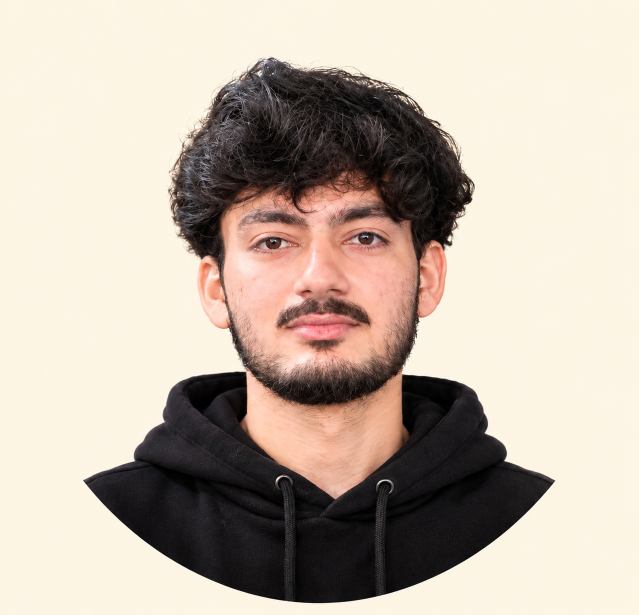
#> input picture Warm Studio Portrait in Black Hoodie.png, 1278 x 1230 px (shown at 1/2 size)
$ python render_hero.py
#> lines starting #> are read from the running program, lines starting #| are printed output that depends on the picture; after the words box and inside, x2 and y2 are one past the last pixel; in counts of white or black regions, pixels touching at a corner belong together
#!/usr/bin/env python3
"""Render a GitHub-safe PNG hero with a monochrome dot-matrix portrait."""
from pathlib import Path
from PIL import Image, ImageDraw, ImageFont, ImageOps, ImageFilter

ROOT = Path(__file__).resolve().parents[1]
SOURCE = ROOT / "Warm Studio Portrait in Black Hoodie.png"
OUTPUT = ROOT / "cards" / "hero.png"
W, H = 1200, 420
PAPER = "#F5F3EE"
INK = "#191A1F"
MUTED = "#777873"
BLUE = "#3858F5"
DOT = (48, 50, 58, 235)


def font(paths, size):
#> called with size = 100
    for path in paths:
        try:
            return ImageFont.truetype(path, size)
        except OSError:
            pass
#> in main, `canvas = Image.new("RGBA", (W, H), PAPER)`:
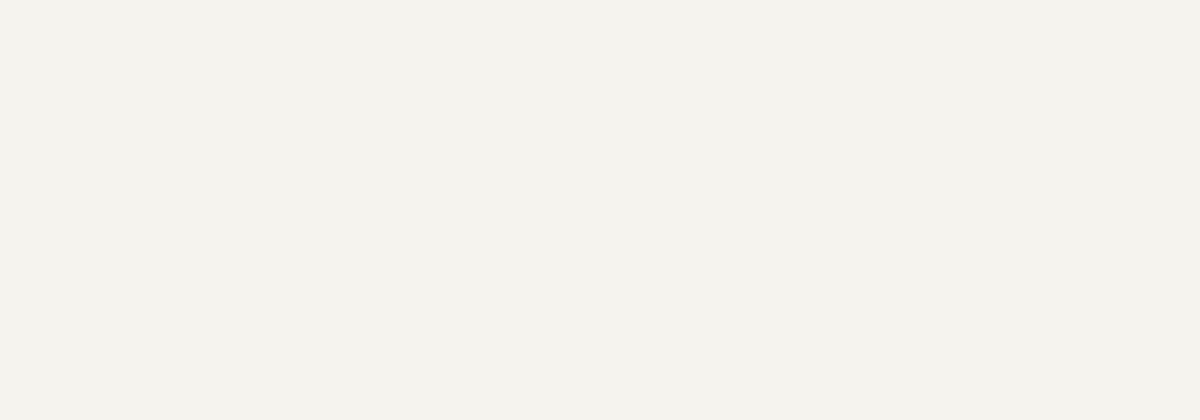
#> canvas: PIL image 1200x420 RGBA; mean R, G, B, A 245, 243, 238, 255
    return ImageFont.load_default()


serif = font([
    "/usr/share/fonts/truetype/dejavu/DejaVuSerif.ttf",
    "/usr/share/fonts/truetype/liberation/LiberationSerif-Regular.ttf",
], 100)
sans = font([
    "/usr/share/fonts/truetype/dejavu/DejaVuSans.ttf",
    "/usr/share/fonts/truetype/liberation/LiberationSans-Regular.ttf",
], 23)
mono = font([
    "/usr/share/fonts/truetype/dejavu/DejaVuSansMono.ttf",
], 14)


def draw_dot_portrait(canvas):
    """Translate dark portrait detail into small dots; the light backdrop disappears."""
    size = (440, 370)
    portrait = Image.open(SOURCE).convert("RGB")
#> portrait is the input picture: PIL image 1278x1230 RGB; mean R, G, B 192.5, 179.4, 166.8
    portrait = ImageOps.fit(
        portrait, size, method=Image.Resampling.LANCZOS,
        centering=(0.5, 0.43),
    )
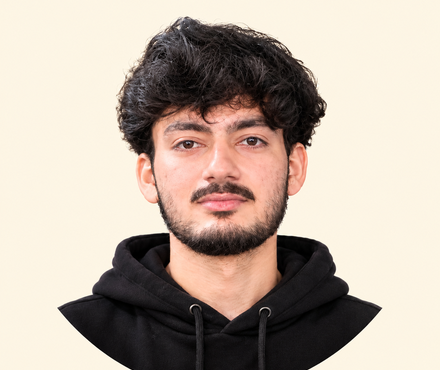
#> portrait: PIL image 440x370 RGB; mean R, G, B 187.5, 173.6, 161.3
    gray = ImageOps.autocontrast(ImageOps.grayscale(portrait), cutoff=1)
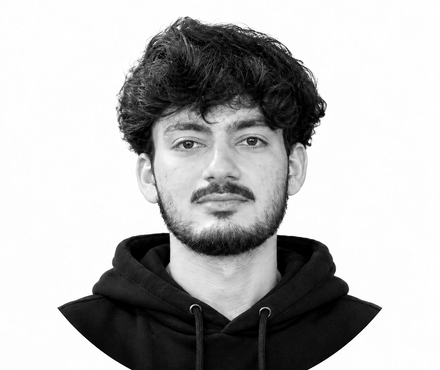
#> gray: PIL image 440x370 L; min 0, max 255, mean 180.7
    gray = gray.filter(ImageFilter.GaussianBlur(0.35))

    # A subtle oval keeps the dot field visually contained without a photo frame.
    mask = Image.new("L", size, 0)
#> mask: PIL image 440x370 L; every value is 0
    ImageDraw.Draw(mask).ellipse((8, 2, size[0] - 8, size[1] - 2), fill=255)
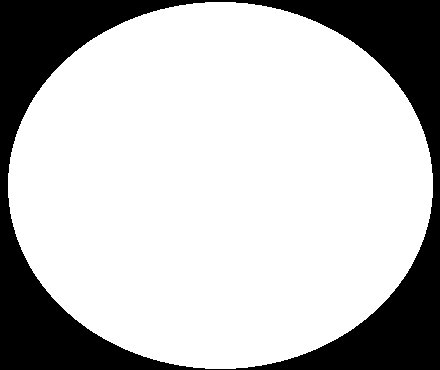
#> mask: PIL image 440x370 L; 75.2% white; 1 black region, box (x1, y1, x2, y2) and area: (0, 0, 440, 370) 40357
    pixels = gray.load()
    mask_pixels = mask.load()

    layer = Image.new("RGBA", size, (0, 0, 0, 0))
#> layer: PIL image 440x370 RGBA; every value is 0
    dots = ImageDraw.Draw(layer)
    spacing = 3
    for y in range(1, size[1] - 1, spacing):
        for x in range(1, size[0] - 1, spacing):
            if mask_pixels[x, y] < 128:
                continue
            darkness = 255 - pixels[x, y]
            # Near-white background pixels are omitted, leaving only the person.
            if darkness < 22:
                continue
            radius = 0.25 + (darkness / 255.0) * 1.45
            cx, cy = x, y
            dots.ellipse(
                (cx - radius, cy - radius, cx + radius, cy + radius),
                fill=DOT,
            )

    # Fade the far edges slightly so the artwork blends into the paper.
    alpha = layer.getchannel("A")
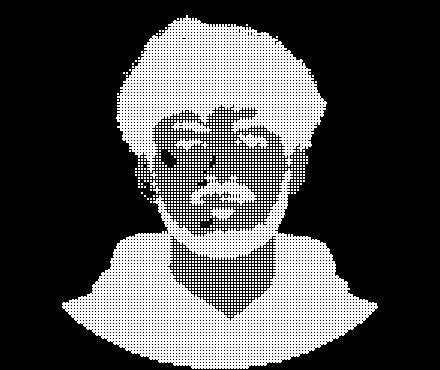
#> alpha: PIL image 440x370 L; values 0 (black) and 235 (white), 30.7% white in thin lines or dots, all inside (x1, y1, x2, y2) = (62, 15, 378, 369)
    fade = Image.new("L", size, 255)
#> fade: PIL image 440x370 L; every value is 255
    fade_px = fade.load()
    for x in range(size[0]):
        edge = min(x / 34, (size[0] - 1 - x) / 34, 1)
        factor = max(0, min(1, edge))
        for y in range(size[1]):
            fade_px[x, y] = int(255 * factor)
    alpha = ImageChops.multiply(alpha, fade)
    layer.putalpha(alpha)
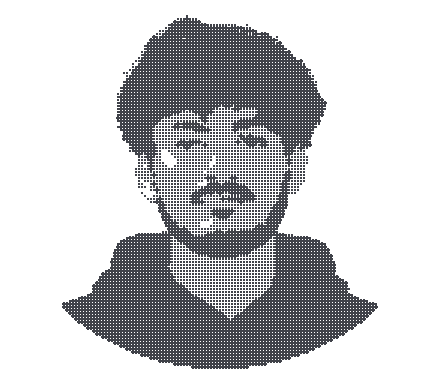
#> layer: PIL image 440x370 RGBA; mean R, G, B, A 14.7, 15.3, 17.8, 72; transparent parts drawn white

    canvas.alpha_composite(layer, (W - size[0] - 32, 25))
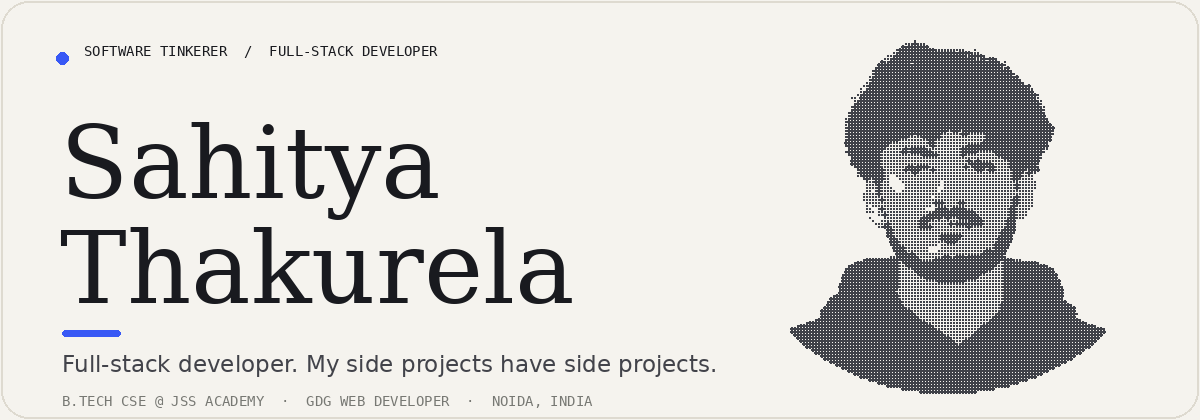
#> canvas: PIL image 1200x420 RGBA; mean R, G, B, A 216.5, 215.1, 211.8, 255


def main():
    if not SOURCE.is_file():
        raise FileNotFoundError(f"Portrait source not found: {SOURCE}")

    OUTPUT.parent.mkdir(parents=True, exist_ok=True)
    canvas = Image.new("RGBA", (W, H), PAPER)
    draw = ImageDraw.Draw(canvas)
    draw.rounded_rectangle((1, 1, W - 2, H - 2), radius=28, outline="#DEDAD0", width=2)

    draw.ellipse((56, 52, 68, 64), fill=BLUE)
    draw.text((84, 43), "SOFTWARE TINKERER  /  FULL-STACK DEVELOPER", font=mono, fill=INK)
    draw.text((60, 105), "Sahitya", font=serif, fill=INK)
    draw.text((60, 210), "Thakurela", font=serif, fill=INK)
    draw.rounded_rectangle((62, 330, 120, 336), radius=3, fill=BLUE)
    draw.text((62, 350), "Full-stack developer. My side projects have side projects.", font=sans, fill="#42434A")
    draw.text((62, 393), "B.TECH CSE @ JSS ACADEMY  ·  GDG WEB DEVELOPER  ·  NOIDA, INDIA", font=mono, fill=MUTED)

    draw_dot_portrait(canvas)
    canvas.convert("RGB").save(OUTPUT, format="PNG", optimize=True)
    print(f"Rendered dotted portrait hero: {OUTPUT}")


if __name__ == "__main__":
    from PIL import ImageChops
    main()
